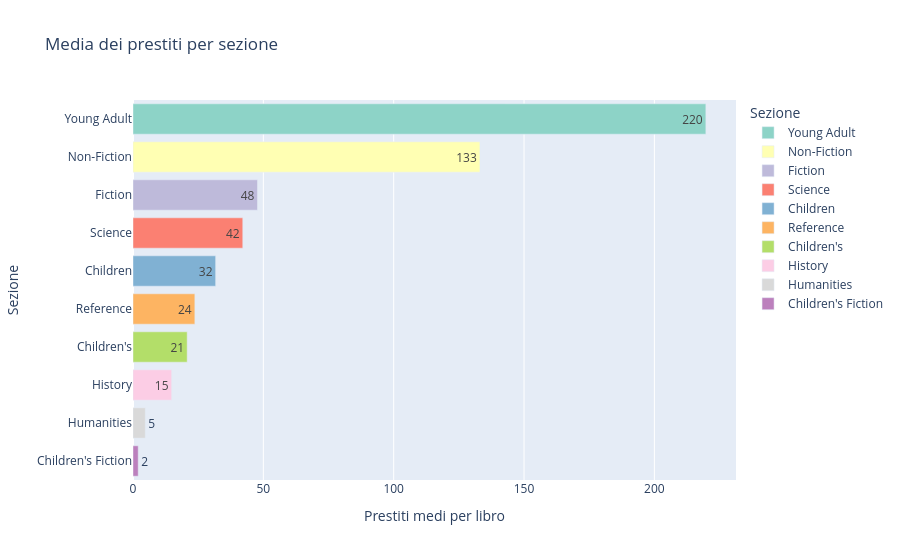

The notebook cell this image was saved under:
### Markdown cell above
<H4 style="color: rgb(222, 158, 200);">Plotly Express: grafico statico ma con hover di .</span>
 <br />
<span style="color: rgb(186, 95, 188);">Qual è la media dei libri presi in prestito per sezione?</span>

### Code cell
# raggruppo per prestiti medi con groupby, faccio la media, e li ordino dal piu grande al piu piccolo
prestiti_medi = (
    df.groupby("section", as_index=False)["times_borrowed"]
    .mean()
    .sort_values("times_borrowed",ascending=False)
)

# grafico a barre con asse X prestiti medi, asse Y sezione, coloro la sezione, con palette pastello, il numero lo metto intero, metto le etichette, e il titolo
fig = px.bar(
    prestiti_medi,
    x="times_borrowed",
    y="section",
    color="section",
    color_discrete_sequence=px.colors.qualitative.Set3,
    text_auto=".0f",
    labels={
        "times_borrowed": "Prestiti medi per libro",
        "section": "Sezione",
    },
    title="Media dei prestiti per sezione",
)
fig.update_xaxes(hoverformat=".0f")
fig.show()

### Figure 1 — Plotly figure (JSON) as saved in the notebook; plotly's stock layout.template omitted (floating-point values rounded to 4 significant figures)
{"data": [{"hovertemplate": "Sezione=%{y}<br>Prestiti medi per libro=%{x}<extra></extra>", "legendgroup": "Young Adult", "marker": {"color": "rgb(141,211,199)", "pattern": {"shape": ""}}, "name": "Young Adult", "orientation": "h", "showlegend": true, "textposition": "auto", "texttemplate": "%{x:.0f}", "type": "bar", "x": [219.7], "xaxis": "x", "y": ["Young Adult"], "yaxis": "y"}, {"hovertemplate": "Sezione=%{y}<br>Prestiti medi per libro=%{x}<extra></extra>", "legendgroup": "Non-Fiction", "marker": {"color": "rgb(255,255,179)", "pattern": {"shape": ""}}, "name": "Non-Fiction", "orientation": "h", "showlegend": true, "textposition": "auto", "texttemplate": "%{x:.0f}", "type": "bar", "x": [133.1], "xaxis": "x", "y": ["Non-Fiction"], "yaxis": "y"}, {"hovertemplate": "Sezione=%{y}<br>Prestiti medi per libro=%{x}<extra></extra>", "legendgroup": "Fiction", "marker": {"color": "rgb(190,186,218)", "pattern": {"shape": ""}}, "name": "Fiction", "orientation": "h", "showlegend": true, "textposition": "auto", "texttemplate": "%{x:.0f}", "type": "bar", "x": [47.76], "xaxis": "x", "y": ["Fiction"], "yaxis": "y"}, {"hovertemplate": "Sezione=%{y}<br>Prestiti medi per libro=%{x}<extra></extra>", "legendgroup": "Science", "marker": {"color": "rgb(251,128,114)", "pattern": {"shape": ""}}, "name": "Science", "orientation": "h", "showlegend": true, "textposition": "auto", "texttemplate": "%{x:.0f}", "type": "bar", "x": [42.11], "xaxis": "x", "y": ["Science"], "yaxis": "y"}, {"hovertemplate": "Sezione=%{y}<br>Prestiti medi per libro=%{x}<extra></extra>", "legendgroup": "Children", "marker": {"color": "rgb(128,177,211)", "pattern": {"shape": ""}}, "name": "Children", "orientation": "h", "showlegend": true, "textposition": "auto", "texttemplate": "%{x:.0f}", "type": "bar", "x": [31.71], "xaxis": "x", "y": ["Children"], "yaxis": "y"}, {"hovertemplate": "Sezione=%{y}<br>Prestiti medi per libro=%{x}<extra></extra>", "legendgroup": "Reference", "marker": {"color": "rgb(253,180,98)", "pattern": {"shape": ""}}, "name": "Reference", "orientation": "h", "showlegend": true, "textposition": "auto", "texttemplate": "%{x:.0f}", "type": "bar", "x": [23.72], "xaxis": "x", "y": ["Reference"], "yaxis": "y"}, {"hovertemplate": "Sezione=%{y}<br>Prestiti medi per libro=%{x}<extra></extra>", "legendgroup": "Children's", "marker": {"color": "rgb(179,222,105)", "pattern": {"shape": ""}}, "name": "Children's", "orientation": "h", "showlegend": true, "textposition": "auto", "texttemplate": "%{x:.0f}", "type": "bar", "x": [20.78], "xaxis": "x", "y": ["Children's"], "yaxis": "y"}, {"hovertemplate": "Sezione=%{y}<br>Prestiti medi per libro=%{x}<extra></extra>", "legendgroup": "History", "marker": {"color": "rgb(252,205,229)", "pattern": {"shape": ""}}, "name": "History", "orientation": "h", "showlegend": true, "textposition": "auto", "texttemplate": "%{x:.0f}", "type": "bar", "x": [14.83], "xaxis": "x", "y": ["History"], "yaxis": "y"}, {"hovertemplate": "Sezione=%{y}<br>Prestiti medi per libro=%{x}<extra></extra>", "legendgroup": "Humanities", "marker": {"color": "rgb(217,217,217)", "pattern": {"shape": ""}}, "name": "Humanities", "orientation": "h", "showlegend": true, "textposition": "auto", "texttemplate": "%{x:.0f}", "type": "bar", "x": [4.713], "xaxis": "x", "y": ["Humanities"], "yaxis": "y"}, {"hovertemplate": "Sezione=%{y}<br>Prestiti medi per libro=%{x}<extra></extra>", "legendgroup": "Children's Fiction", "marker": {"color": "rgb(188,128,189)", "pattern": {"shape": ""}}, "name": "Children's Fiction", "orientation": "h", "showlegend": true, "textposition": "auto", "texttemplate": "%{x:.0f}", "type": "bar", "x": [2.0], "xaxis": "x", "y": ["Children's Fiction"], "yaxis": "y"}], "layout": {"barmode": "relative", "legend": {"title": {"text": "Sezione"}, "tracegroupgap": 0}, "title": {"text": "Media dei prestiti per sezione"}, "xaxis": {"anchor": "y", "domain": [0, 1], "hoverformat": ".0f", "title": {"text": "Prestiti medi per libro"}}, "yaxis": {"anchor": "x", "categoryarray": ["Children's Fiction", "Humanities", "History", "Children's", "Reference", "Children", "Science", "Fiction", "Non-Fiction", "Young Adult"], "categoryorder": "array", "domain": [0, 1], "title": {"text": "Sezione"}}}}
